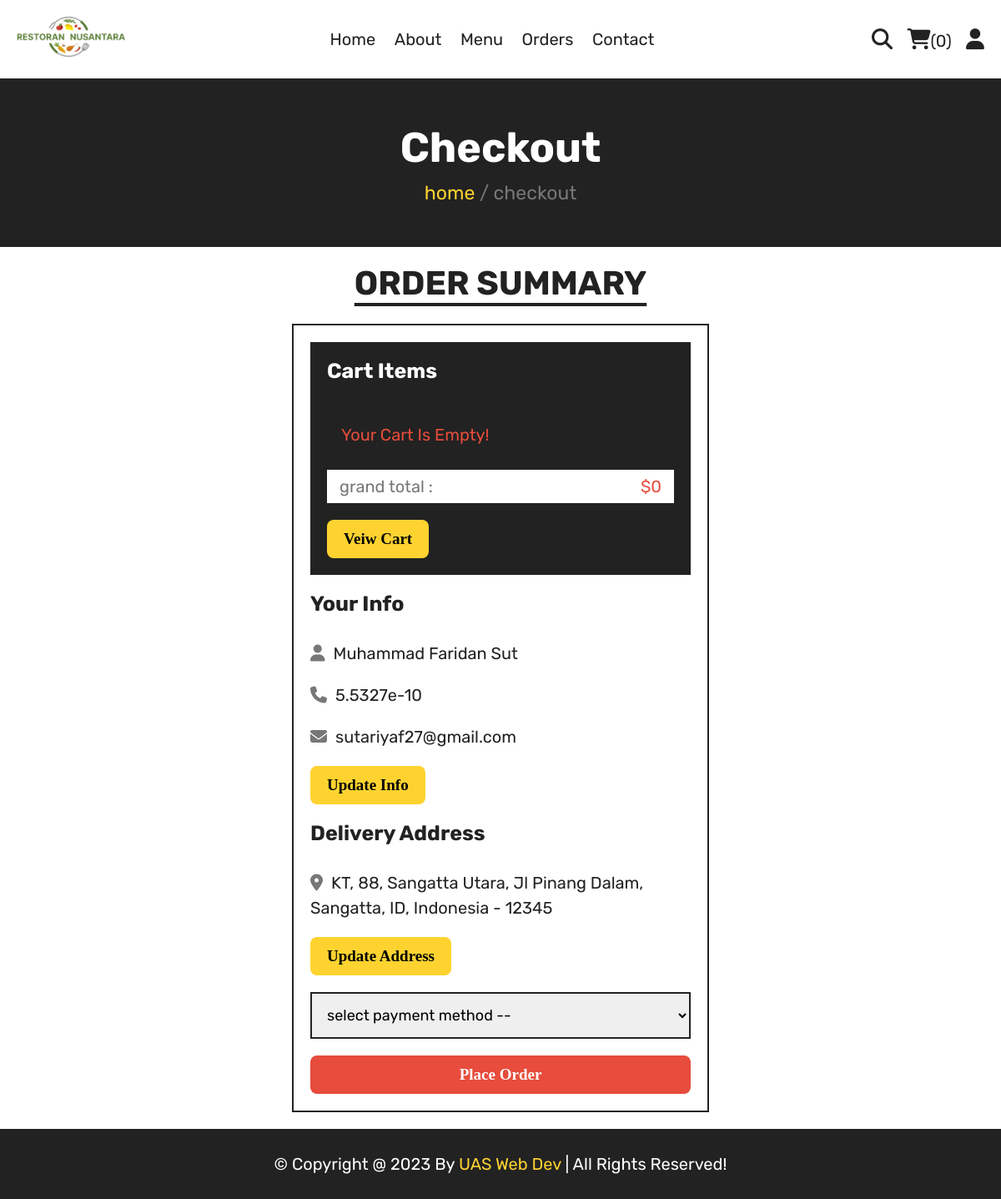
The page /checkout.php (signed in) on the database its author committed.
### tables this page shows
CREATE TABLE `users` (
  `id` int(100) NOT NULL,
  `name` varchar(20) NOT NULL,
  `email` varchar(50) NOT NULL,
  `number` varchar(10) NOT NULL,
  `password` varchar(50) NOT NULL,
  `address` varchar(500) NOT NULL
);

### checkout.php (the view, shortened to what this page needs)
<?php
include 'components/connect.php';
if(isset($_SESSION['user_id'])){
   $user_id = $_SESSION['user_id'];
}else{
   $user_id = '';
   header('location:home.php');
};
?>
<!DOCTYPE html>
<html lang="en">
<head>
   <link rel="stylesheet" href="https://cdnjs.cloudflare.com/ajax/libs/font-awesome/6.1.1/css/all.min.css">
   <link rel="stylesheet" href="css/style.css">
</head>
<body>
<?php include 'components/user_header.php'; ?>
<div class="heading">
   <h3>checkout</h3>
   <p><a href="home.php">home</a> <span> / checkout</span></p>
</div>
<section class="checkout">
   <h1 class="title">order summary</h1>
<form action="" method="post">
   <div class="cart-items">
      <h3>cart items</h3>
      <?php
         $grand_total = 0;
         $cart_items[] = '';
         $select_cart = $conn->prepare("SELECT * FROM `cart` WHERE user_id = ?");
         $select_cart->execute([$user_id]);
         if($select_cart->rowCount() > 0){
            while($fetch_cart = $select_cart->fetch(PDO::FETCH_ASSOC)){
               $cart_items[] = $fetch_cart['name'].' ('.$fetch_cart['price'].' x '. $fetch_cart['quantity'].') - ';
               $total_products = implode($cart_items);
               $grand_total += ($fetch_cart['price'] * $fetch_cart['quantity']);
      ?>
      <p><span class="name"><?= $fetch_cart['name']; ?></span><span class="price">$<?= $fetch_cart['price']; ?> x <?= $fetch_cart['quantity']; ?></span></p>
      <?php
            }
         }else{
            echo '<p class="empty">your cart is empty!</p>';
         }
      ?>
      <p class="grand-total"><span class="name">grand total :</span><span class="price">$<?= $grand_total; ?></span></p>
      <a href="cart.php" class="btn">veiw cart</a>
   </div>
   <div class="user-info">
      <h3>your info</h3>
      <p><i class="fas fa-user"></i><span><?= $fetch_profile['name'] ?></span></p>
      <p><i class="fas fa-phone"></i><span><?= $fetch_profile['number'] ?></span></p>
      <p><i class="fas fa-envelope"></i><span><?= $fetch_profile['email'] ?></span></p>
      <a href="update_profile.php" class="btn">update info</a>
      <h3>delivery address</h3>
      <p><i class="fas fa-map-marker-alt"></i><span><?php if($fetch_profile['address'] == ''){echo 'please enter your address';}else{echo $fetch_profile['address'];} ?></span></p>
      <a href="update_address.php" class="btn">update address</a>
      <select name="method" class="box" required>
         <option value="" disabled selected>select payment method --</option>
      </select>
      <input type="submit" value="place order" class="btn <?php if($fetch_profile['address'] == ''){echo 'disabled';} ?>" style="width:100%; background:var(--red); color:var(--white);" name="submit">
   </div>
</form>
</section>
<?php include 'components/footer.php'; ?>
</body>
</html>

### css/style.css (style rules this page uses)
:root { --yellow:#fed330; --red:#e74c3c; --white:#fff; --black:#222; --light-color:#777; --border:.2rem solid var(--black); }
* { font-family: 'Rubik', sans-serif; margin:0; padding:0; box-sizing: border-box; outline: none; border: none; text-decoration: none; }
html { font-size: 62.5%; overflow-x: hidden; scroll-behavior: smooth; stop-opacity: 7rem; }
section { margin:0 auto; max-width: 1200px; padding:2rem; }
.title { text-align: center; margin-bottom: 2.5rem; font-size: 4rem; color:var(--black); text-transform: uppercase; text-decoration: underline; text-underline-offset: 1rem; }
.heading { display: flex; align-items: center; justify-content: center; gap:1rem; flex-flow: column; background-color: var(--black); min-height: 20rem; }
.heading h3 { font-size: 5rem; color:var(--white); text-transform: capitalize; }
.heading p { font-size: 2.3rem; color:var(--light-color); }
.heading p a { color:var(--yellow); }
.btn, .delete-btn { margin-top: 1rem; display: inline-block; font-size: 2rem; padding:1rem 3rem; cursor: pointer; text-transform: capitalize; transition: .2s linear; }
.btn { background-color: var(--yellow); color:var(--black); }
.empty { border:var(--border); padding:1.5rem; text-align: center; width: 100%; font-size: 2rem; text-transform: capitalize; color:var(--red); }
.checkout form { max-width: 50rem; margin:0 auto; border:var(--border); padding:2rem; }
.checkout form h3 { font-size: 2.5rem; text-transform: capitalize; padding: 2rem 0; color:var(--black); }
.checkout form .cart-items { background-color: var(--black); padding:2rem; padding-top: 0; }
.checkout form .cart-items h3 { color:var(--white); }
.checkout form .cart-items p { display: flex; align-items: center; gap:1.5rem; justify-content: space-between; margin:1rem 0; line-height: 1.5; font-size: 2rem; }
.checkout form .cart-items p .name { color:var(--light-color); }
.checkout form .cart-items p .price { color:var(--yellow); }
.checkout form .cart-items .grand-total { background-color: var(--white); padding:.5rem 1.5rem; }
.checkout form .cart-items .grand-total .price { color:var(--red); }
.checkout form .user-info p { font-size: 2rem; line-height: 1.5; padding:1rem 0; }
.checkout form .user-info p i { color:var(--light-color); margin-right: 1rem; }
.checkout form .user-info p span { color:var(--black); }
.checkout form .user-info .box { width: 100%; border:var(--border); padding:1.4rem; margin-top: 2rem; margin-bottom: 1rem; font-size: 1.8rem; }

### checkout.php (style rules this page uses)
.btn { color: var(--green-1); font-family: 'Poppins'; font-weight: bold; border-radius: 8px; font-size: 1.9rem; padding: 1.2rem 2rem; }

### rows shown on the page
users: name "Muhammad Faridan Sut", number "5.5327e-10", email "sutariyaf27@gmail.com", address "KT, 88, Sangatta Utara, Jl Pinang Dalam, Sangatta, ID, Indonesia - 12345", submit "place order"

### other values the page prints
$total_cart_items "0"
$grand_total "0"
